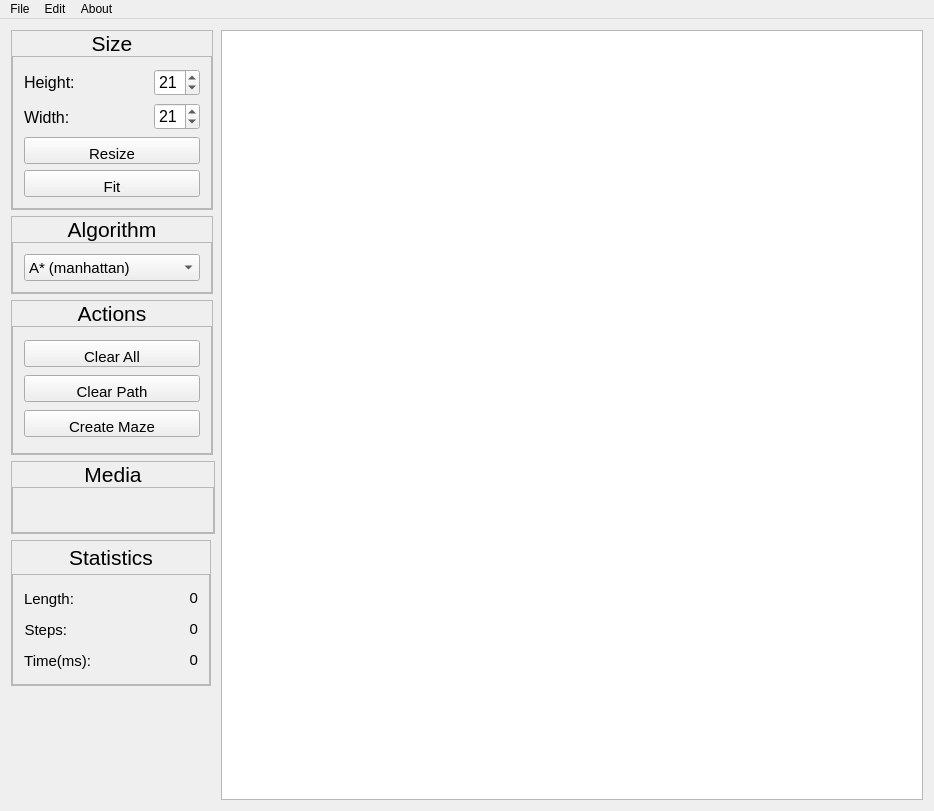
<?xml version="1.0" encoding="UTF-8"?>
<ui version="4.0">
 <class>MainWindow</class>
 <widget class="QMainWindow" name="MainWindow">
  <property name="geometry">
   <rect>
    <x>0</x>
    <y>0</y>
    <width>934</width>
    <height>811</height>
   </rect>
  </property>
  <property name="sizePolicy">
   <sizepolicy hsizetype="Fixed" vsizetype="Fixed">
    <horstretch>0</horstretch>
    <verstretch>0</verstretch>
   </sizepolicy>
  </property>
  <property name="minimumSize">
   <size>
    <width>920</width>
    <height>0</height>
   </size>
  </property>
  <property name="windowTitle">
   <string>Path Finder</string>
  </property>
  <property name="windowIcon">
   <iconset resource="resources.qrc">
    <normaloff>:/icons/mazeIcon.png</normaloff>:/icons/mazeIcon.png</iconset>
  </property>
  <property name="styleSheet">
   <string notr="true">QPushButton
{
	text-align:bottom;
}</string>
  </property>
  <widget class="QWidget" name="centralWidget">
   <layout class="QGridLayout" name="gridLayout">
    <item row="0" column="0">
     <widget class="QFrame" name="sizeFrame">
      <property name="sizePolicy">
       <sizepolicy hsizetype="Fixed" vsizetype="Preferred">
        <horstretch>0</horstretch>
        <verstretch>0</verstretch>
       </sizepolicy>
      </property>
      <property name="maximumSize">
       <size>
        <width>16777215</width>
        <height>180</height>
       </size>
      </property>
      <property name="styleSheet">
       <string notr="true">QFrame.SidebarFrame 
{
border-top-left-radius: 10px;
border-top-right-radius: 10px;
border: 1px solid black;
background-color: #d6e5ff;
}</string>
      </property>
      <property name="frameShape">
       <enum>QFrame::StyledPanel</enum>
      </property>
      <property name="frameShadow">
       <enum>QFrame::Raised</enum>
      </property>
      <property name="class" stdset="0">
       <string>SidebarFrame</string>
      </property>
      <layout class="QVBoxLayout" name="verticalLayout" stretch="1,6">
       <property name="spacing">
        <number>0</number>
       </property>
       <property name="leftMargin">
        <number>0</number>
       </property>
       <property name="topMargin">
        <number>0</number>
       </property>
       <property name="rightMargin">
        <number>0</number>
       </property>
       <property name="bottomMargin">
        <number>0</number>
       </property>
       <item>
        <widget class="QLabel" name="sizeFrameTitle">
         <property name="font">
          <font>
           <pointsize>16</pointsize>
          </font>
         </property>
         <property name="text">
          <string>Size</string>
         </property>
         <property name="alignment">
          <set>Qt::AlignCenter</set>
         </property>
        </widget>
       </item>
       <item>
        <widget class="QFrame" name="innerSizeFrame">
         <property name="minimumSize">
          <size>
           <width>120</width>
           <height>0</height>
          </size>
         </property>
         <property name="styleSheet">
          <string notr="true">QFrame.InnerFrame {
background: white;
border: none;
border-top: 1px solid black;
}</string>
         </property>
         <property name="frameShape">
          <enum>QFrame::StyledPanel</enum>
         </property>
         <property name="frameShadow">
          <enum>QFrame::Raised</enum>
         </property>
         <property name="class" stdset="0">
          <string>InnerFrame</string>
         </property>
         <layout class="QVBoxLayout" name="verticalLayout_8">
          <item>
           <layout class="QHBoxLayout" name="heightLayout">
            <item>
             <widget class="QLabel" name="heightLabel">
              <property name="sizePolicy">
               <sizepolicy hsizetype="Expanding" vsizetype="Expanding">
                <horstretch>0</horstretch>
                <verstretch>0</verstretch>
               </sizepolicy>
              </property>
              <property name="minimumSize">
               <size>
                <width>0</width>
                <height>25</height>
               </size>
              </property>
              <property name="font">
               <font>
                <pointsize>12</pointsize>
               </font>
              </property>
              <property name="text">
               <string>Height:</string>
              </property>
             </widget>
            </item>
            <item>
             <widget class="QSpinBox" name="heightSpinBox">
              <property name="font">
               <font>
                <pointsize>12</pointsize>
               </font>
              </property>
              <property name="minimum">
               <number>3</number>
              </property>
              <property name="maximum">
               <number>99</number>
              </property>
              <property name="value">
               <number>21</number>
              </property>
             </widget>
            </item>
           </layout>
          </item>
          <item>
           <layout class="QHBoxLayout" name="widthLayout">
            <item>
             <widget class="QLabel" name="widthLabel">
              <property name="sizePolicy">
               <sizepolicy hsizetype="Expanding" vsizetype="Expanding">
                <horstretch>0</horstretch>
                <verstretch>0</verstretch>
               </sizepolicy>
              </property>
              <property name="minimumSize">
               <size>
                <width>0</width>
                <height>25</height>
               </size>
              </property>
              <property name="font">
               <font>
                <pointsize>12</pointsize>
               </font>
              </property>
              <property name="text">
               <string>Width:</string>
              </property>
             </widget>
            </item>
            <item>
             <widget class="QSpinBox" name="widthSpinBox">
              <property name="font">
               <font>
                <pointsize>12</pointsize>
               </font>
              </property>
              <property name="minimum">
               <number>3</number>
              </property>
              <property name="maximum">
               <number>99</number>
              </property>
              <property name="value">
               <number>21</number>
              </property>
             </widget>
            </item>
           </layout>
          </item>
          <item>
           <widget class="QPushButton" name="resizeButton">
            <property name="sizePolicy">
             <sizepolicy hsizetype="Fixed" vsizetype="Fixed">
              <horstretch>0</horstretch>
              <verstretch>0</verstretch>
             </sizepolicy>
            </property>
            <property name="minimumSize">
             <size>
              <width>176</width>
              <height>27</height>
             </size>
            </property>
            <property name="font">
             <font>
              <pointsize>11</pointsize>
             </font>
            </property>
            <property name="styleSheet">
             <string notr="true"/>
            </property>
            <property name="text">
             <string>Resize</string>
            </property>
            <property name="default">
             <bool>false</bool>
            </property>
            <property name="flat">
             <bool>false</bool>
            </property>
            <property name="class" stdset="0">
             <string/>
            </property>
           </widget>
          </item>
          <item>
           <widget class="QPushButton" name="fitSizeButton">
            <property name="sizePolicy">
             <sizepolicy hsizetype="Fixed" vsizetype="Fixed">
              <horstretch>0</horstretch>
              <verstretch>0</verstretch>
             </sizepolicy>
            </property>
            <property name="minimumSize">
             <size>
              <width>176</width>
              <height>27</height>
             </size>
            </property>
            <property name="font">
             <font>
              <pointsize>11</pointsize>
             </font>
            </property>
            <property name="layoutDirection">
             <enum>Qt::LeftToRight</enum>
            </property>
            <property name="styleSheet">
             <string notr="true"/>
            </property>
            <property name="text">
             <string>Fit</string>
            </property>
            <property name="default">
             <bool>false</bool>
            </property>
            <property name="flat">
             <bool>false</bool>
            </property>
            <property name="class" stdset="0">
             <string/>
            </property>
           </widget>
          </item>
         </layout>
        </widget>
       </item>
      </layout>
     </widget>
    </item>
    <item row="0" column="1" rowspan="6">
     <widget class="MainGraphicsView" name="graphicsView"/>
    </item>
    <item row="1" column="0">
     <widget class="QFrame" name="algorithmsFrame">
      <property name="sizePolicy">
       <sizepolicy hsizetype="Fixed" vsizetype="Fixed">
        <horstretch>0</horstretch>
        <verstretch>0</verstretch>
       </sizepolicy>
      </property>
      <property name="styleSheet">
       <string notr="true">QFrame.SidebarFrame 
{
border-top-left-radius: 10px;
border-top-right-radius: 10px;
border: 1px solid black;
background-color: #d6e5ff;
}</string>
      </property>
      <property name="frameShape">
       <enum>QFrame::StyledPanel</enum>
      </property>
      <property name="frameShadow">
       <enum>QFrame::Raised</enum>
      </property>
      <property name="class" stdset="0">
       <string>SidebarFrame</string>
      </property>
      <layout class="QVBoxLayout" name="verticalLayout_4" stretch="1,6">
       <property name="spacing">
        <number>0</number>
       </property>
       <property name="leftMargin">
        <number>0</number>
       </property>
       <property name="topMargin">
        <number>0</number>
       </property>
       <property name="rightMargin">
        <number>0</number>
       </property>
       <property name="bottomMargin">
        <number>0</number>
       </property>
       <item>
        <widget class="QLabel" name="algorithmsFrameTitle">
         <property name="font">
          <font>
           <pointsize>16</pointsize>
          </font>
         </property>
         <property name="text">
          <string>Algorithm</string>
         </property>
         <property name="alignment">
          <set>Qt::AlignCenter</set>
         </property>
        </widget>
       </item>
       <item>
        <widget class="QFrame" name="innerAlgorithmFrame">
         <property name="styleSheet">
          <string notr="true">QFrame.InnerFrame {
background: white;
border: none;
border-top: 1px solid black;
}</string>
         </property>
         <property name="frameShape">
          <enum>QFrame::StyledPanel</enum>
         </property>
         <property name="frameShadow">
          <enum>QFrame::Raised</enum>
         </property>
         <property name="class" stdset="0">
          <string>InnerFrame</string>
         </property>
         <layout class="QVBoxLayout" name="verticalLayout_3">
          <item>
           <widget class="QComboBox" name="algorithmComboBox">
            <property name="sizePolicy">
             <sizepolicy hsizetype="Fixed" vsizetype="Fixed">
              <horstretch>0</horstretch>
              <verstretch>0</verstretch>
             </sizepolicy>
            </property>
            <property name="minimumSize">
             <size>
              <width>176</width>
              <height>27</height>
             </size>
            </property>
            <property name="font">
             <font>
              <pointsize>11</pointsize>
             </font>
            </property>
            <property name="frame">
             <bool>true</bool>
            </property>
            <item>
             <property name="text">
              <string>A* (manhattan)</string>
             </property>
            </item>
            <item>
             <property name="text">
              <string>A* (euclidean)</string>
             </property>
            </item>
            <item>
             <property name="text">
              <string>Dijkstra</string>
             </property>
            </item>
            <item>
             <property name="text">
              <string>BFS</string>
             </property>
            </item>
            <item>
             <property name="text">
              <string>DFS (full)</string>
             </property>
            </item>
            <item>
             <property name="text">
              <string>DFS (light)</string>
             </property>
            </item>
           </widget>
          </item>
         </layout>
        </widget>
       </item>
      </layout>
     </widget>
    </item>
    <item row="2" column="0">
     <widget class="QFrame" name="actionsFrame">
      <property name="sizePolicy">
       <sizepolicy hsizetype="Fixed" vsizetype="Preferred">
        <horstretch>0</horstretch>
        <verstretch>0</verstretch>
       </sizepolicy>
      </property>
      <property name="maximumSize">
       <size>
        <width>16777215</width>
        <height>155</height>
       </size>
      </property>
      <property name="styleSheet">
       <string notr="true">QFrame.SidebarFrame 
{
border-top-left-radius: 10px;
border-top-right-radius: 10px;
border: 1px solid black;
background-color: #d6e5ff;
}</string>
      </property>
      <property name="frameShape">
       <enum>QFrame::StyledPanel</enum>
      </property>
      <property name="frameShadow">
       <enum>QFrame::Raised</enum>
      </property>
      <property name="class" stdset="0">
       <string>SidebarFrame</string>
      </property>
      <layout class="QVBoxLayout" name="verticalLayout_6" stretch="1,6">
       <property name="spacing">
        <number>0</number>
       </property>
       <property name="leftMargin">
        <number>0</number>
       </property>
       <property name="topMargin">
        <number>0</number>
       </property>
       <property name="rightMargin">
        <number>0</number>
       </property>
       <property name="bottomMargin">
        <number>0</number>
       </property>
       <item>
        <widget class="QLabel" name="actionsFrameTitle">
         <property name="font">
          <font>
           <pointsize>16</pointsize>
          </font>
         </property>
         <property name="text">
          <string>Actions</string>
         </property>
         <property name="alignment">
          <set>Qt::AlignCenter</set>
         </property>
        </widget>
       </item>
       <item>
        <widget class="QFrame" name="innerActionsFrame">
         <property name="styleSheet">
          <string notr="true">QFrame.InnerFrame {
background: white;
border: none;
border-top: 1px solid black;
}</string>
         </property>
         <property name="frameShape">
          <enum>QFrame::StyledPanel</enum>
         </property>
         <property name="frameShadow">
          <enum>QFrame::Raised</enum>
         </property>
         <property name="class" stdset="0">
          <string>InnerFrame</string>
         </property>
         <layout class="QVBoxLayout" name="verticalLayout_2">
          <item>
           <widget class="QPushButton" name="clearAllButton">
            <property name="sizePolicy">
             <sizepolicy hsizetype="Fixed" vsizetype="Fixed">
              <horstretch>0</horstretch>
              <verstretch>0</verstretch>
             </sizepolicy>
            </property>
            <property name="minimumSize">
             <size>
              <width>176</width>
              <height>27</height>
             </size>
            </property>
            <property name="font">
             <font>
              <pointsize>11</pointsize>
             </font>
            </property>
            <property name="text">
             <string>Clear All</string>
            </property>
            <property name="default">
             <bool>false</bool>
            </property>
            <property name="flat">
             <bool>false</bool>
            </property>
            <property name="class" stdset="0">
             <string/>
            </property>
           </widget>
          </item>
          <item>
           <widget class="QPushButton" name="clearPathButton">
            <property name="sizePolicy">
             <sizepolicy hsizetype="Fixed" vsizetype="Fixed">
              <horstretch>0</horstretch>
              <verstretch>0</verstretch>
             </sizepolicy>
            </property>
            <property name="minimumSize">
             <size>
              <width>176</width>
              <height>27</height>
             </size>
            </property>
            <property name="font">
             <font>
              <pointsize>11</pointsize>
             </font>
            </property>
            <property name="text">
             <string>Clear Path</string>
            </property>
            <property name="default">
             <bool>false</bool>
            </property>
            <property name="flat">
             <bool>false</bool>
            </property>
            <property name="class" stdset="0">
             <string/>
            </property>
           </widget>
          </item>
          <item>
           <widget class="QPushButton" name="createMazeButton">
            <property name="sizePolicy">
             <sizepolicy hsizetype="Fixed" vsizetype="Fixed">
              <horstretch>0</horstretch>
              <verstretch>0</verstretch>
             </sizepolicy>
            </property>
            <property name="minimumSize">
             <size>
              <width>176</width>
              <height>27</height>
             </size>
            </property>
            <property name="font">
             <font>
              <pointsize>11</pointsize>
             </font>
            </property>
            <property name="text">
             <string>Create Maze</string>
            </property>
           </widget>
          </item>
         </layout>
        </widget>
       </item>
      </layout>
     </widget>
    </item>
    <item row="3" column="0">
     <widget class="QFrame" name="mediaFrame">
      <property name="sizePolicy">
       <sizepolicy hsizetype="Fixed" vsizetype="Fixed">
        <horstretch>0</horstretch>
        <verstretch>0</verstretch>
       </sizepolicy>
      </property>
      <property name="styleSheet">
       <string notr="true">QFrame.SidebarFrame 
{
border-top-left-radius: 10px;
border-top-right-radius: 10px;
border: 1px solid black;
background-color: #d6e5ff;
}</string>
      </property>
      <property name="frameShape">
       <enum>QFrame::StyledPanel</enum>
      </property>
      <property name="frameShadow">
       <enum>QFrame::Raised</enum>
      </property>
      <property name="class" stdset="0">
       <string>SidebarFrame</string>
      </property>
      <layout class="QVBoxLayout" name="verticalLayout_5" stretch="1,6">
       <property name="spacing">
        <number>0</number>
       </property>
       <property name="leftMargin">
        <number>0</number>
       </property>
       <property name="topMargin">
        <number>0</number>
       </property>
       <property name="rightMargin">
        <number>0</number>
       </property>
       <property name="bottomMargin">
        <number>0</number>
       </property>
       <item>
        <widget class="QLabel" name="mediaFrameTitle">
         <property name="font">
          <font>
           <pointsize>16</pointsize>
          </font>
         </property>
         <property name="text">
          <string>Media</string>
         </property>
         <property name="alignment">
          <set>Qt::AlignCenter</set>
         </property>
        </widget>
       </item>
       <item>
        <widget class="QFrame" name="innerMediaFrame">
         <property name="sizePolicy">
          <sizepolicy hsizetype="Fixed" vsizetype="Preferred">
           <horstretch>0</horstretch>
           <verstretch>0</verstretch>
          </sizepolicy>
         </property>
         <property name="minimumSize">
          <size>
           <width>198</width>
           <height>0</height>
          </size>
         </property>
         <property name="styleSheet">
          <string notr="true">QFrame.InnerFrame {
background: white;
border: none;
border-top: 1px solid black;
}</string>
         </property>
         <property name="frameShape">
          <enum>QFrame::StyledPanel</enum>
         </property>
         <property name="frameShadow">
          <enum>QFrame::Raised</enum>
         </property>
         <property name="class" stdset="0">
          <string>InnerFrame</string>
         </property>
         <layout class="QHBoxLayout" name="horizontalLayout_6">
          <item>
           <layout class="QGridLayout" name="mediaButtonsGridLayout">
            <item row="0" column="3">
             <widget class="QPushButton" name="forwardButton">
              <property name="text">
               <string/>
              </property>
              <property name="icon">
               <iconset resource="resources.qrc">
                <normaloff>:/icons/forward.png</normaloff>:/icons/forward.png</iconset>
              </property>
              <property name="iconSize">
               <size>
                <width>16</width>
                <height>16</height>
               </size>
              </property>
              <property name="flat">
               <bool>true</bool>
              </property>
             </widget>
            </item>
            <item row="0" column="4">
             <widget class="QPushButton" name="skipButton">
              <property name="text">
               <string/>
              </property>
              <property name="icon">
               <iconset resource="resources.qrc">
                <normaloff>:/icons/skip.png</normaloff>:/icons/skip.png</iconset>
              </property>
              <property name="iconSize">
               <size>
                <width>16</width>
                <height>16</height>
               </size>
              </property>
              <property name="flat">
               <bool>true</bool>
              </property>
             </widget>
            </item>
            <item row="0" column="5">
             <widget class="QPushButton" name="stopButton">
              <property name="sizePolicy">
               <sizepolicy hsizetype="Minimum" vsizetype="Minimum">
                <horstretch>0</horstretch>
                <verstretch>0</verstretch>
               </sizepolicy>
              </property>
              <property name="text">
               <string/>
              </property>
              <property name="icon">
               <iconset resource="resources.qrc">
                <normaloff>:/icons/stop.png</normaloff>:/icons/stop.png</iconset>
              </property>
              <property name="iconSize">
               <size>
                <width>16</width>
                <height>16</height>
               </size>
              </property>
              <property name="flat">
               <bool>true</bool>
              </property>
             </widget>
            </item>
            <item row="0" column="2">
             <widget class="QPushButton" name="startButton">
              <property name="sizePolicy">
               <sizepolicy hsizetype="Minimum" vsizetype="Minimum">
                <horstretch>0</horstretch>
                <verstretch>0</verstretch>
               </sizepolicy>
              </property>
              <property name="text">
               <string/>
              </property>
              <property name="icon">
               <iconset resource="resources.qrc">
                <normaloff>:/icons/play.png</normaloff>:/icons/play.png</iconset>
              </property>
              <property name="iconSize">
               <size>
                <width>16</width>
                <height>16</height>
               </size>
              </property>
              <property name="checkable">
               <bool>false</bool>
              </property>
              <property name="checked">
               <bool>false</bool>
              </property>
              <property name="flat">
               <bool>true</bool>
              </property>
             </widget>
            </item>
           </layout>
          </item>
         </layout>
        </widget>
       </item>
      </layout>
     </widget>
    </item>
    <item row="4" column="0">
     <widget class="QFrame" name="scatisticsFrame">
      <property name="sizePolicy">
       <sizepolicy hsizetype="Fixed" vsizetype="Preferred">
        <horstretch>0</horstretch>
        <verstretch>0</verstretch>
       </sizepolicy>
      </property>
      <property name="maximumSize">
       <size>
        <width>16777215</width>
        <height>150</height>
       </size>
      </property>
      <property name="styleSheet">
       <string notr="true">QFrame.SidebarFrame 
{
border-top-left-radius: 10px;
border-top-right-radius: 10px;
border: 1px solid black;
background-color: #d6e5ff;
}</string>
      </property>
      <property name="frameShape">
       <enum>QFrame::StyledPanel</enum>
      </property>
      <property name="frameShadow">
       <enum>QFrame::Raised</enum>
      </property>
      <property name="class" stdset="0">
       <string>SidebarFrame</string>
      </property>
      <layout class="QVBoxLayout" name="verticalLayout_7" stretch="0,0">
       <property name="spacing">
        <number>0</number>
       </property>
       <property name="leftMargin">
        <number>0</number>
       </property>
       <property name="topMargin">
        <number>0</number>
       </property>
       <property name="rightMargin">
        <number>0</number>
       </property>
       <property name="bottomMargin">
        <number>0</number>
       </property>
       <item>
        <widget class="QLabel" name="statsFrameTitle">
         <property name="sizePolicy">
          <sizepolicy hsizetype="Preferred" vsizetype="Preferred">
           <horstretch>0</horstretch>
           <verstretch>0</verstretch>
          </sizepolicy>
         </property>
         <property name="minimumSize">
          <size>
           <width>0</width>
           <height>33</height>
          </size>
         </property>
         <property name="maximumSize">
          <size>
           <width>16777215</width>
           <height>33</height>
          </size>
         </property>
         <property name="font">
          <font>
           <pointsize>16</pointsize>
          </font>
         </property>
         <property name="text">
          <string>Statistics</string>
         </property>
         <property name="alignment">
          <set>Qt::AlignCenter</set>
         </property>
        </widget>
       </item>
       <item>
        <widget class="QFrame" name="innerStatisticsFrame">
         <property name="sizePolicy">
          <sizepolicy hsizetype="Fixed" vsizetype="Preferred">
           <horstretch>0</horstretch>
           <verstretch>0</verstretch>
          </sizepolicy>
         </property>
         <property name="minimumSize">
          <size>
           <width>198</width>
           <height>0</height>
          </size>
         </property>
         <property name="styleSheet">
          <string notr="true">QFrame.InnerFrame {
background: white;
border: none;
border-top: 1px solid black;
}</string>
         </property>
         <property name="frameShape">
          <enum>QFrame::StyledPanel</enum>
         </property>
         <property name="frameShadow">
          <enum>QFrame::Raised</enum>
         </property>
         <property name="class" stdset="0">
          <string>InnerFrame</string>
         </property>
         <layout class="QVBoxLayout" name="verticalLayout_9">
          <item>
           <layout class="QHBoxLayout" name="lengthLayout">
            <item>
             <widget class="QLabel" name="pathLengthLabel">
              <property name="sizePolicy">
               <sizepolicy hsizetype="Fixed" vsizetype="Maximum">
                <horstretch>0</horstretch>
                <verstretch>0</verstretch>
               </sizepolicy>
              </property>
              <property name="minimumSize">
               <size>
                <width>0</width>
                <height>25</height>
               </size>
              </property>
              <property name="font">
               <font>
                <pointsize>11</pointsize>
               </font>
              </property>
              <property name="text">
               <string>Length:</string>
              </property>
              <property name="alignment">
               <set>Qt::AlignLeading|Qt::AlignLeft|Qt::AlignVCenter</set>
              </property>
             </widget>
            </item>
            <item>
             <widget class="QLabel" name="pathLength">
              <property name="sizePolicy">
               <sizepolicy hsizetype="Expanding" vsizetype="Fixed">
                <horstretch>0</horstretch>
                <verstretch>0</verstretch>
               </sizepolicy>
              </property>
              <property name="minimumSize">
               <size>
                <width>50</width>
                <height>0</height>
               </size>
              </property>
              <property name="font">
               <font>
                <pointsize>11</pointsize>
               </font>
              </property>
              <property name="text">
               <string>0</string>
              </property>
              <property name="alignment">
               <set>Qt::AlignRight|Qt::AlignTrailing|Qt::AlignVCenter</set>
              </property>
             </widget>
            </item>
           </layout>
          </item>
          <item>
           <layout class="QHBoxLayout" name="stepsLayout">
            <item>
             <widget class="QLabel" name="stepsQuantityLabel">
              <property name="sizePolicy">
               <sizepolicy hsizetype="Preferred" vsizetype="Fixed">
                <horstretch>0</horstretch>
                <verstretch>0</verstretch>
               </sizepolicy>
              </property>
              <property name="minimumSize">
               <size>
                <width>0</width>
                <height>25</height>
               </size>
              </property>
              <property name="font">
               <font>
                <pointsize>11</pointsize>
               </font>
              </property>
              <property name="text">
               <string>Steps:</string>
              </property>
              <property name="alignment">
               <set>Qt::AlignRight|Qt::AlignTrailing|Qt::AlignVCenter</set>
              </property>
             </widget>
            </item>
            <item>
             <widget class="QLabel" name="stepsQuantity">
              <property name="sizePolicy">
               <sizepolicy hsizetype="Expanding" vsizetype="Fixed">
                <horstretch>0</horstretch>
                <verstretch>0</verstretch>
               </sizepolicy>
              </property>
              <property name="minimumSize">
               <size>
                <width>50</width>
                <height>0</height>
               </size>
              </property>
              <property name="font">
               <font>
                <pointsize>11</pointsize>
               </font>
              </property>
              <property name="text">
               <string>0</string>
              </property>
              <property name="alignment">
               <set>Qt::AlignRight|Qt::AlignTrailing|Qt::AlignVCenter</set>
              </property>
             </widget>
            </item>
           </layout>
          </item>
          <item>
           <layout class="QHBoxLayout" name="timerLayout">
            <item>
             <widget class="QLabel" name="timeLabel">
              <property name="sizePolicy">
               <sizepolicy hsizetype="Preferred" vsizetype="Fixed">
                <horstretch>0</horstretch>
                <verstretch>0</verstretch>
               </sizepolicy>
              </property>
              <property name="minimumSize">
               <size>
                <width>0</width>
                <height>25</height>
               </size>
              </property>
              <property name="font">
               <font>
                <pointsize>11</pointsize>
               </font>
              </property>
              <property name="text">
               <string>Time(ms):</string>
              </property>
              <property name="alignment">
               <set>Qt::AlignRight|Qt::AlignTrailing|Qt::AlignVCenter</set>
              </property>
             </widget>
            </item>
            <item>
             <widget class="QLabel" name="timeDuration">
              <property name="sizePolicy">
               <sizepolicy hsizetype="Expanding" vsizetype="Fixed">
                <horstretch>0</horstretch>
                <verstretch>0</verstretch>
               </sizepolicy>
              </property>
              <property name="minimumSize">
               <size>
                <width>50</width>
                <height>0</height>
               </size>
              </property>
              <property name="font">
               <font>
                <pointsize>11</pointsize>
               </font>
              </property>
              <property name="text">
               <string>0</string>
              </property>
              <property name="alignment">
               <set>Qt::AlignRight|Qt::AlignTrailing|Qt::AlignVCenter</set>
              </property>
             </widget>
            </item>
           </layout>
          </item>
         </layout>
        </widget>
       </item>
      </layout>
     </widget>
    </item>
    <item row="5" column="0">
     <spacer name="leftVerticalSpacer">
      <property name="orientation">
       <enum>Qt::Vertical</enum>
      </property>
      <property name="sizeType">
       <enum>QSizePolicy::Preferred</enum>
      </property>
      <property name="sizeHint" stdset="0">
       <size>
        <width>20</width>
        <height>69</height>
       </size>
      </property>
     </spacer>
    </item>
   </layout>
  </widget>
  <widget class="QMenuBar" name="menuBar">
   <property name="geometry">
    <rect>
     <x>0</x>
     <y>0</y>
     <width>934</width>
     <height>21</height>
    </rect>
   </property>
   <widget class="QMenu" name="fileMenuButton">
    <property name="title">
     <string>File</string>
    </property>
    <widget class="QMenu" name="saveAsMenuButton">
     <property name="title">
      <string>Save as...</string>
     </property>
     <property name="icon">
      <iconset resource="resources.qrc">
       <normaloff>:/icons/saveIcon.png</normaloff>:/icons/saveIcon.png</iconset>
     </property>
     <addaction name="saveAsCSV"/>
     <addaction name="saveWithPathAsCSV"/>
     <addaction name="separator"/>
     <addaction name="saveAsPNG"/>
     <addaction name="savePathOnlyAsPNG"/>
    </widget>
    <addaction name="openMenuButton"/>
    <addaction name="openFromFileMenuButton"/>
    <addaction name="saveMenuButton"/>
    <addaction name="saveAsMenuButton"/>
    <addaction name="separator"/>
    <addaction name="quitMenuButton"/>
   </widget>
   <widget class="QMenu" name="editMenuButton">
    <property name="title">
     <string>Edit</string>
    </property>
    <addaction name="settingsMenuButton"/>
   </widget>
   <widget class="QMenu" name="aboutMenuButton">
    <property name="title">
     <string>About</string>
    </property>
    <addaction name="helpMenuButton"/>
   </widget>
   <addaction name="fileMenuButton"/>
   <addaction name="editMenuButton"/>
   <addaction name="aboutMenuButton"/>
  </widget>
  <action name="openMenuButton">
   <property name="icon">
    <iconset resource="resources.qrc">
     <normaloff>:/icons/databaseOpenIcon.png</normaloff>:/icons/databaseOpenIcon.png</iconset>
   </property>
   <property name="text">
    <string>Open from database</string>
   </property>
   <property name="shortcut">
    <string>Ctrl+O</string>
   </property>
  </action>
  <action name="saveMenuButton">
   <property name="icon">
    <iconset resource="resources.qrc">
     <normaloff>:/icons/databaseSaveIcon.png</normaloff>:/icons/databaseSaveIcon.png</iconset>
   </property>
   <property name="text">
    <string>Save to database</string>
   </property>
   <property name="shortcut">
    <string>Ctrl+S</string>
   </property>
  </action>
  <action name="settingsMenuButton">
   <property name="icon">
    <iconset resource="resources.qrc">
     <normaloff>:/icons/settingsIcon.png</normaloff>:/icons/settingsIcon.png</iconset>
   </property>
   <property name="text">
    <string>Settings</string>
   </property>
   <property name="shortcut">
    <string>Ctrl+E</string>
   </property>
  </action>
  <action name="quitMenuButton">
   <property name="icon">
    <iconset resource="resources.qrc">
     <normaloff>:/icons/exitIcon.png</normaloff>:/icons/exitIcon.png</iconset>
   </property>
   <property name="text">
    <string>Quit</string>
   </property>
   <property name="shortcut">
    <string>Ctrl+Q</string>
   </property>
  </action>
  <action name="openFromFileMenuButton">
   <property name="icon">
    <iconset resource="resources.qrc">
     <normaloff>:/icons/folderIcon.png</normaloff>:/icons/folderIcon.png</iconset>
   </property>
   <property name="text">
    <string>Open from file...</string>
   </property>
   <property name="shortcut">
    <string>Ctrl+Shift+O</string>
   </property>
  </action>
  <action name="saveAsCSV">
   <property name="icon">
    <iconset resource="resources.qrc">
     <normaloff>:/icons/csvIcon.png</normaloff>:/icons/csvIcon.png</iconset>
   </property>
   <property name="text">
    <string>CSV file</string>
   </property>
  </action>
  <action name="saveAsPNG">
   <property name="icon">
    <iconset resource="resources.qrc">
     <normaloff>:/icons/pngIcon.png</normaloff>:/icons/pngIcon.png</iconset>
   </property>
   <property name="text">
    <string>PNG file</string>
   </property>
  </action>
  <action name="savePathOnlyAsPNG">
   <property name="icon">
    <iconset resource="resources.qrc">
     <normaloff>:/icons/pngIcon.png</normaloff>:/icons/pngIcon.png</iconset>
   </property>
   <property name="text">
    <string>PNG file (path only)</string>
   </property>
  </action>
  <action name="saveWithPathAsCSV">
   <property name="icon">
    <iconset resource="resources.qrc">
     <normaloff>:/icons/csvIcon.png</normaloff>:/icons/csvIcon.png</iconset>
   </property>
   <property name="text">
    <string>CSV file(with path)</string>
   </property>
  </action>
  <action name="helpMenuButton">
   <property name="icon">
    <iconset resource="resources.qrc">
     <normaloff>:/icons/question.png</normaloff>:/icons/question.png</iconset>
   </property>
   <property name="text">
    <string>Help</string>
   </property>
   <property name="shortcut">
    <string>F1</string>
   </property>
  </action>
 </widget>
 <layoutdefault spacing="6" margin="11"/>
 <customwidgets>
  <customwidget>
   <class>MainGraphicsView</class>
   <extends>QGraphicsView</extends>
   <header>maingraphicsview.h</header>
  </customwidget>
 </customwidgets>
 <tabstops>
  <tabstop>heightSpinBox</tabstop>
  <tabstop>widthSpinBox</tabstop>
  <tabstop>resizeButton</tabstop>
  <tabstop>fitSizeButton</tabstop>
  <tabstop>algorithmComboBox</tabstop>
  <tabstop>clearAllButton</tabstop>
  <tabstop>clearPathButton</tabstop>
  <tabstop>createMazeButton</tabstop>
  <tabstop>startButton</tabstop>
  <tabstop>forwardButton</tabstop>
  <tabstop>skipButton</tabstop>
  <tabstop>stopButton</tabstop>
  <tabstop>graphicsView</tabstop>
 </tabstops>
 <resources>
  <include location="resources.qrc"/>
 </resources>
 <connections/>
</ui>
